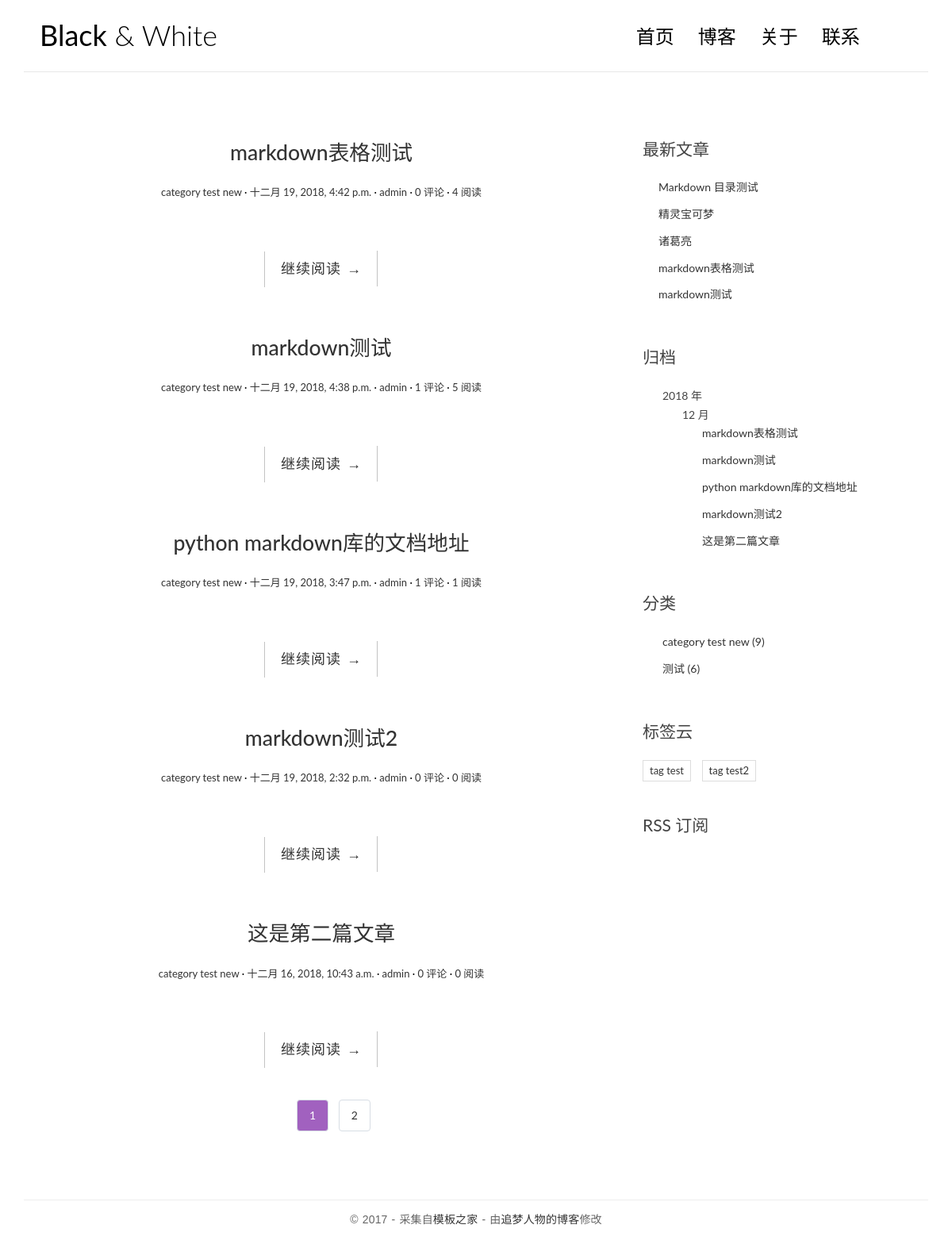
The app's page /category/1/, older data.
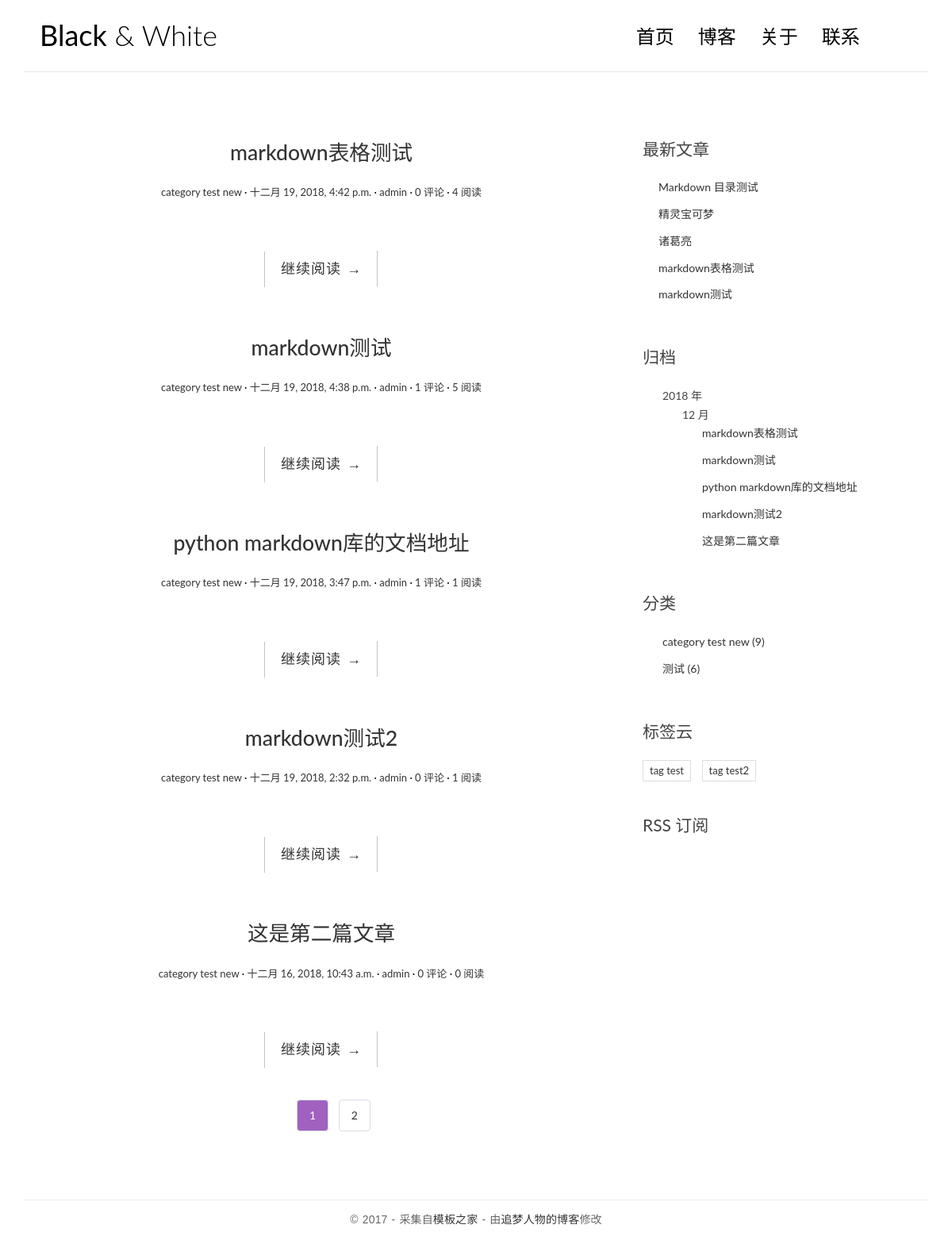
The same page, newer data.
### blog/models.py (models this page shows, shortened)
@python_2_unicode_compatible
class Post(models.Model):
    title = models.CharField(max_length=70)
    body = models.TextField()
    created_time = models.DateTimeField()
    modified_time = models.DateTimeField()
    excerpt = models.CharField(max_length=200,blank=True)
    category = models.ForeignKey(Category)
    tags = models.ManyToManyField(Tag,blank=True)
    author = models.ForeignKey(User)
    views = models.PositiveIntegerField(default=0)
    def get_absolute_url(self):
        return reverse('blog:detail',kwargs={'pk': self.pk})
    class Meta:
        ordering = ['-created_time']

@python_2_unicode_compatible
class Category(models.Model):
    name = models.CharField(max_length=100)

@python_2_unicode_compatible
class Tag(models.Model):
    name = models.CharField(max_length=100)

### blog/views.py (the view)
# urls.py: url(r'^category/(?P<pk>[0-9]+)/$', views.CategoryView.as_view(), name='category'),
class CategoryView(IndexView):
    def get_queryset(self):
        cate = get_object_or_404(Category,pk=self.kwargs.get('pk'))
        return super(CategoryView,self).get_queryset().filter(category=cate)

### blog/templatetags/blog_tags.py (called while the page is built)
@register.simple_tag
def get_recent_posts(num=5):
    return Post.objects.all().order_by('-created_time')[:num]

@register.simple_tag
def archives():
    return Post.objects.dates('created_time','month',order='DESC')

@register.simple_tag
def get_categories():
    return Category.objects.all()

@register.simple_tag()
def get_tags():
    return Tag.objects.annotate(num_posts=Count('post')).filter(num_posts__gt=0)

### blog/views.py (called while the page is built)
    def get_context_data(self, **kwargs):
        context = super().get_context_data(**kwargs)
        paginator = context.get('paginator')
        page = context.get('page_obj')
        is_paginated = context.get('is_paginated')
        pagination_data = self.pagination_data(paginator, page, is_paginated)
        context.update(pagination_data)
        return context

### templates/blog/index.html (shortened to what this page needs)
{% extends 'base.html' %}
{% block main %}
    {% for post in post_list %}
        <article class="post post-{{ post.pk }}">
            <header class="entry-header">
                <h1 class="entry-title">
                    <a href="{{ post.get_absolute_url }}">{{ post.title }}</a>
                </h1>
                <div class="entry-meta">
                    <span class="post-category"><a href="{% url 'blog:category' post.category.pk %}">{{ post.category.name }}</a></span>
                    <span class="post-date"><a href="#"><time class="entry-date"
                                                              datetime="{{ post.created_time }}">{{ post.created_time }}</time></a></span>
                    <span class="post-author"><a href="#">{{ post.author }}</a></span>
                    <span class="comments-link"><a href="{{ post.get_absolute_url }}#comment-area">{{ post.comment_set.count }} 评论</a></span>
                    <span class="views-count"><a href="{{ post.get_absolute_url }}">{{ post.views }} 阅读</a></span>
                </div>
            </header>
            <div class="entry-content clearfix">
                <div class="read-more cl-effect-14">
                    <a href="{{ post.get_absolute_url }}" class="more-link">继续阅读 <span class="meta-nav">→</span></a>
                </div>
            </div>
        </article>
    {% empty %}
        <div class="no-post">暂时还没有发布的文章！</div>
    {% endfor %}
    {% if is_paginated %}
        <div class="text-center">
            <div class="pagination">
                <ul>
                    <li class="current"><a class="current-page" href="?page={{ page_obj.number }}" >{{ page_obj.number }}</a></li>
                    {% if right %}
                        {% for i in right %}
                            <li><a href="?page={{ i }}">{{ i }}</a></li>
                        {% endfor %}
                    {% endif %}
                </ul>
            </div>
        </div>
    {% endif %}
{% endblock main %}

### templates/base.html (shortened to what this page needs)
{% load staticfiles %}
{% load blog_tags %}
<!DOCTYPE html>
<html>
<head>
    <link rel="stylesheet" href="http://code.ionicframework.com/ionicons/2.0.1/css/ionicons.min.css">
    <link rel="stylesheet" href="{% static 'blog/css/bootstrap.min.css' %}">
    <link rel="stylesheet" href="{% static 'blog/css/pace.css' %}">
    <link rel="stylesheet" href="{% static 'blog/css/custom.css' %}">
    <link rel="stylesheet" href="{% static 'blog/css/highlights/github.css' %}">
</head>
<body>
<div class="container">
    <header id="site-header">
        <div class="row">
            <div class="col-md-4 col-sm-5 col-xs-8">
                <div class="logo">
                    <h1><a href="{% url 'blog:index' %}"><b>Black</b> &amp; White</a></h1>
                </div>
            </div>
            <div class="col-md-8 col-sm-7 col-xs-4">
                <nav class="main-nav" role="navigation">
                    <div class="collapse navbar-collapse" id="bs-example-navbar-collapse-1">
                        <ul class="nav navbar-nav navbar-right">
                            <li class="cl-effect-11"><a href="{% url 'blog:index' %}" data-hover="首页">首页</a></li>
                            <li class="cl-effect-11"><a href="full-width.html" data-hover="博客">博客</a></li>
                            <li class="cl-effect-11"><a href="about.html" data-hover="关于">关于</a></li>
                            <li class="cl-effect-11"><a href="contact.html" data-hover="联系">联系</a></li>
                        </ul>
                    </div>
                </nav>
            </div>
        </div>
    </header>
</div>
<div class="content-body">
    <div class="container">
        <div class="row">
            <main class="col-md-8">
                {% block main %}
                {% endblock main %}
            </main>
            <aside class="col-md-4">
                <div class="widget widget-recent-posts">
                    <h3 class="widget-title">最新文章</h3>
                    {% get_recent_posts as recent_post_list %}
                    <ul>
                        {% for post in recent_post_list %}
                            <li>
                                <a href="{{ post.get_absolute_url }}">{{ post.title }}</a>
                            </li>
                        {% empty %}
                            暂无文章！
                        {% endfor %}
                    </ul>
                </div>
                <div class="widget widget-archives">
                    <h3 class="widget-title">归档</h3>
                    {% archives as archives_list %}
                    {% regroup post_list by created_time.year as year_post_group %}
                    <ul>
                        {% for year in year_post_group %}
                        <li>{{ year.grouper }} 年
                            {% regroup year.list by created_time.month as month_post_group %}
                            <ul>
                                {% for month in month_post_group %}
                                <li>{{ month.grouper }} 月
                                    <ul>
                                        {% for post in month.list %}
                                        <li><a href="{{ post.get_absolute_url }}">{{ post.title }}</a>
                                        </li>
                                        {% endfor %}
                                    </ul>
                                </li>
                                {% endfor %}
                            </ul>
                        </li>
                        {% endfor %}
                    </ul>
                </div>
                <div class="widget widget-category">
                    <h3 class="widget-title">分类</h3>
                    {% get_categories as category_list %}
                    <ul>
                        {% for category in category_list %}
                            <li>
                                <a href="{% url 'blog:category' category.pk %}">{{ category.name }} <span
                                        class="post-count">({{ category.post_set.count }})</span></a>
                            </li>
                        {% empty %}
                            暂无分类！
                        {% endfor %}
                    </ul>
                </div>
                <div class="widget widget-tag-cloud">
                    <h3 class="widget-title">标签云</h3>
                    {% get_tags as tag_list %}
                    <ul>
                        {% for tag in tag_list %}
                        <li>
                            <a href="{% url 'blog:tag' tag.pk %}">{{ tag.name }}</a>
                        </li>
                        {% empty %}
                        暂无标签!
                        {% endfor %}
                    </ul>
                </div>
                <div class="rss">
                    <a href="{% url 'rss' %}"> RSS 订阅</a>
                </div>
            </aside>
        </div>
    </div>
</div>
<footer id="site-footer">
    <div class="container">
        <div class="row">
            <div class="col-md-12">
                <p class="copyright">&copy 2017 - 采集自<a href="http://www.cssmoban.com/"
                                                        target="_blank" title="模板之家">模板之家</a>
                    - 由<a href="http://zmrenwu.com/" title="网页模板" target="_blank">追梦人物的博客</a>修改
                </p>
            </div>
        </div>
    </div>
</footer>
</body>
</html>

Row changes from the older to the newer data that the page shows:
changed Post "markdown测试2": views "0" → "1"
